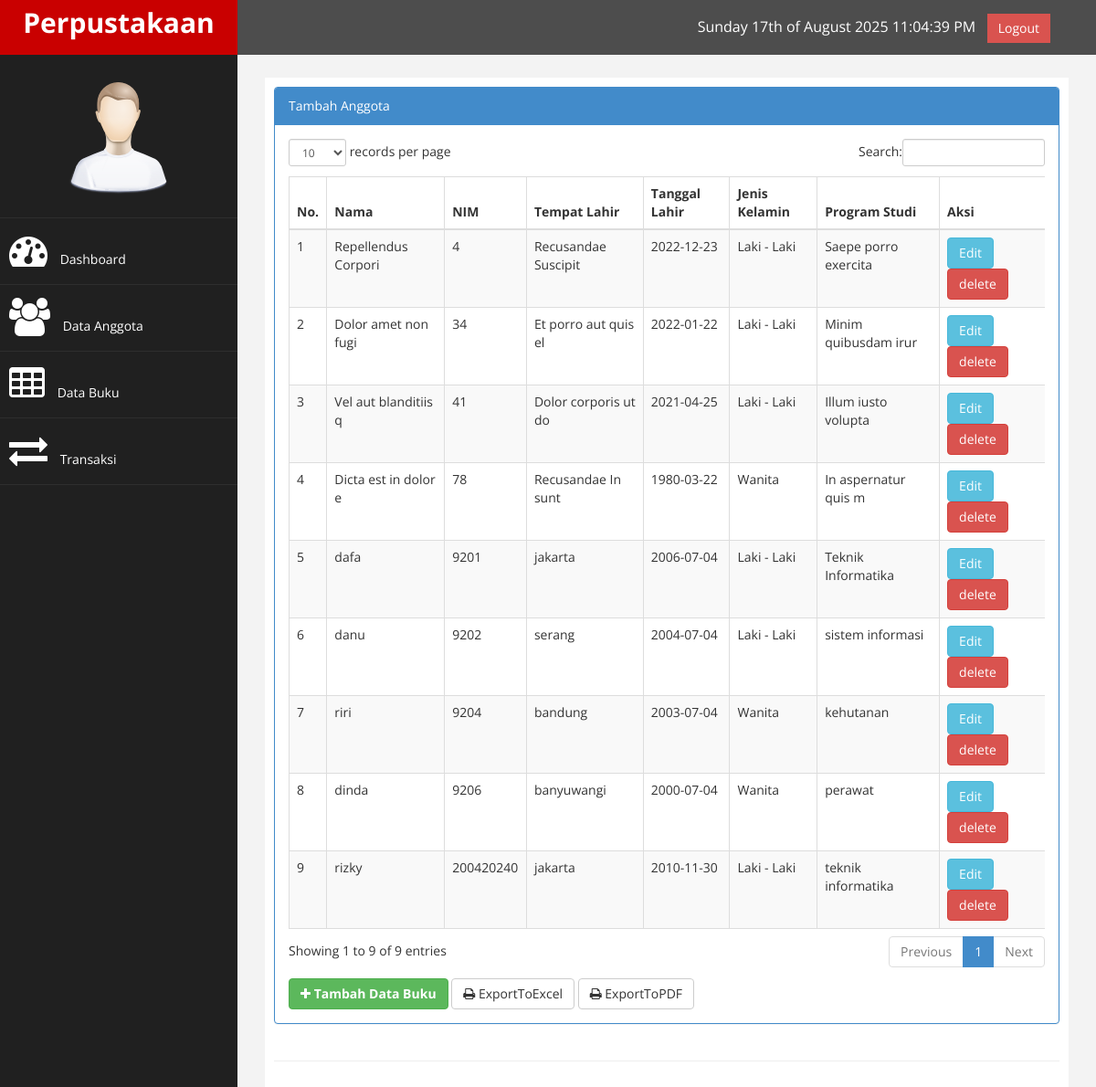
/index.php?page=anggota (signed in), run on the app's committed database.
### tables this page shows
CREATE TABLE `tb_anggota` (
  `nim` int(11) NOT NULL,
  `nama` varchar(250) NOT NULL,
  `tempat_lahir` varchar(100) NOT NULL,
  `tgl_lahir` date NOT NULL,
  `jk` enum('l','p') NOT NULL,
  `prodi` varchar(50) NOT NULL
);

### page/anggota/anggota.php (the view)
<div class="row">
                <div class="col-md-12">
                    <div class="panel panel-primary">
                        <div class="panel-heading">
                             Tambah Anggota
                        </div>
                        <div class="panel-body">
                            <div class="table-responsive">
                                <table class="table table-striped table-bordered table-hover" id="dataTables-example">
                                    <thead>
                                        <tr>
                                            <th>No.</th>
                                            <th>Nama</th>
                                            <th>NIM</th>
                                            <th>Tempat Lahir</th>
                                            <th>Tanggal Lahir</th>
                                            <th>Jenis Kelamin</th>
                                            <th>Program Studi</th>
                                            <th>Aksi</th>
                                        </tr>
                                    </thead>
                                    <tbody>
                                        <?php
                                            $sql = $conn->query("SELECT * FROM tb_anggota");
                                            $members = mysqli_fetch_all($sql, MYSQLI_ASSOC);
                                            $no = 1;
                                            ?>
                                            <?php foreach ($members as $member) :?>
                                                <?php $jk = ($member['jk'] == 'l') ? "Laki - Laki" : "Wanita";?>
                                                <tr>
                                                <td><?= $no++ ?></td>
                                                <td><?= $member['nama'];?></td>
                                                <td><?= $member['nim'];?></td>
                                                <td><?= $member['tempat_lahir'];?></td>
                                                <td><?= $member['tgl_lahir'];?></td>
                                                <td><?= $jk;?></td>
                                                <td><?= $member['prodi'];?></td>
                                                <td> <a class="btn btn-info" href="?page=anggota&aksi=edit&id=<?php echo $member['nim']; ?>">Edit</a> <a onclick="return confirm('anda yakin ingin menghapusnya?')" class="btn btn-danger" href="?page=anggota&aksi=hapus&id=<?php echo $member['nim']; ?>">delete</a></td>
                                            </tr>
                                            <?php endforeach;?>
                                    </tbody>
                                </table>
                                </div>
                                <a href="?page=anggota&aksi=tambah" class="btn btn-success" style="margin-top:5px; font-weight:bold"> <i class="fa fa-plus"></i> Tambah Data Buku</a>
                                <a href="./laporan/laporan_anggota_excel.php" target="blank" class="btn btn-default" style="margin-top:5px;"> <i class="fa fa-print"></i> ExportToExcel</a>
                                <a href="./laporan/laporan_anggota_pdf.php" target="blank" class="btn btn-default" style="margin-top:5px;"> <i class="fa fa-print"></i> ExportToPDF</a>
                                </div>
                            </div>
                        </div>
                    </div>

### index.php (shortened to what this page needs)
<?php
    try{
        $conn = new mysqli("localhost","root","","db_perpustakaan");
    }
    catch(Exception $e){
        echo $e->getMessage();
    }
    if($_SESSION['admin'] || $_SESSION['staff']){
?>
<!DOCTYPE html>
<html xmlns="http://www.w3.org/1999/xhtml">
<head>
    <link href="assets/css/bootstrap.css" rel="stylesheet" />
    <link href="assets/css/font-awesome.css" rel="stylesheet" />
    <link href="assets/css/custom.css" rel="stylesheet" />
   <link href="assets/js/dataTables/dataTables.bootstrap.css" rel="stylesheet" />
</head>
<body>
    <div id="wrapper">
        <nav class="navbar navbar-default navbar-cls-top " role="navigation" style="margin-bottom: 0">
            <div class="navbar-header">
                <a class="navbar-brand" href="index.html">Perpustakaan</a>
            </div>
  <div style="color: white;
padding: 15px 50px 5px 50px;
float: right;
font-size: 16px;"> <?php echo date("l jS \of F Y h:i:s A");?> &nbsp; <a href="logout.php" class="btn btn-danger square-btn-adjust">Logout</a> </div>
        </nav>
                <nav class="navbar-default navbar-side" role="navigation">
            <div class="sidebar-collapse">
                <ul class="nav" id="main-menu">
				<li class="text-center">
                    <img src="assets/img/find_user.png" class="user-image img-responsive"/>
					</li>
                    <li>
                        <a  href="index.php"><i class="fa fa-dashboard fa-3x"></i> Dashboard</a>
                    </li>
                    <li>
                        <a  href="?page=anggota"><i class="fa fa-users fa-3x"></i> Data Anggota</a>
                    </li>
                    <li>
                        <a  href="?page=buku"><i class="fa fa-table fa-3x"></i> Data Buku</a>
                    </li>
                    <li>
                        <a  href="?page=transaksi"><i class="fa fa-exchange fa-3x"></i> Transaksi</a>
                    </li>
                </ul>
            </div>
        </nav>
        <div id="page-wrapper" >
            <div id="page-inner">
                <div class="row">
                    <div class="col-md-12">
                    <?php
                        $page = $_GET["page"] ?? "";
                        $aksi = $_GET["aksi"] ?? "";
                        if($page == "buku"){
                            if($aksi == ""){
                                include "page/buku/buku.php";
                            }elseif($aksi == "tambah"){
                                include "page/buku/tambah.php";
                            }elseif($aksi == "edit"){
                                include "page/buku/edit.php";
                            }elseif($aksi == "hapus"){
                                include "page/buku/hapus.php";
                            }
                        }elseif ($page == "anggota"){
                            if($aksi == ""){
                                include "page/anggota/anggota.php";
                            }elseif($aksi == "tambah"){
                                include "page/anggota/tambah.php";
                            }elseif($aksi == "edit"){
                                include "page/anggota/edit.php";
                            }elseif($aksi == "hapus"){
                                include "page/anggota/hapus.php";
                            }
                        }elseif($page == ""){
                            include "home.php";
                        }
                    ?>
                    </div>
                </div>
                 <hr />
    </div>
            </div>
        </div>
</body>
</html>
<?php
        }else{
            header("location: login.php");
        }
?>

### assets/css/custom.css (style rules this page uses)
body { font-family: 'Open Sans', sans-serif; }
#wrapper { width: 100%; background:#202020; }
#page-wrapper { padding: 15px 15px; min-height: 600px; background:#F3F3F3; }
#page-inner { width:100%; margin:10px 20px 10px 0px; background-color:#fff!important; padding:10px; min-height:1200px; }
.text-center { text-align:center; }
.square-btn-adjust { border: 0px solid transparent; -webkit-border-radius: 0px; -moz-border-radius: 0px; border-radius: 0px; }
.user-image { margin: 25px auto; -webkit-border-radius: 10px; -moz-border-radius: 10px; border-radius: 10px; max-height:170px; max-width:170px; }
.navbar-cls-top .navbar-brand { color: #fff; background: #C90000; width: 260px; text-align: center; height: 60px; font-size: 30px; font-weight: 700; }
.sidebar-collapse , .sidebar-collapse .nav { background:none; }
.sidebar-collapse .nav { padding:0; }
.sidebar-collapse .nav > li > a { color:#fff; background:#202020; text-shadow:none; }
.sidebar-collapse > .nav > li > a { padding:15px 10px; }
.sidebar-collapse > .nav > li { border-bottom: 1px solid rgba(107, 108, 109, 0.19); }
.navbar-side { border:none; background-color: #202020; }
.navbar-cls-top { background:#4D4D4D; border-bottom:none; }
.navbar-default { border:0px solid black; }
.navbar-header { background: #A70303; }
.nav > li > a > i { margin-right:10px; }
@media (min-width:768px) { #page-wrapper { margin: 0 0 0 260px; padding: 15px 30px; min-height: 1200px; } }
@media (min-width:768px) { .navbar-side { z-index: 1; position: absolute; width: 260px; } }
@media (min-width:768px) { .navbar { border-radius: 0px; } }

### data on the page
tb_anggota: nama "Repellendus Corpori", nim "4", tempat_lahir "Recusandae Suscipit", tgl_lahir "2022-12-23", jk "Laki - Laki", prodi "Saepe porro exercita"
tb_anggota: nama "Dolor amet non fugi", nim "34", tempat_lahir "Et porro aut quis el", tgl_lahir "2022-01-22", jk "Laki - Laki", prodi "Minim quibusdam irur"
tb_anggota: nama "Vel aut blanditiis q", nim "41", tempat_lahir "Dolor corporis ut do", tgl_lahir "2021-04-25", jk "Laki - Laki", prodi "Illum iusto volupta"
tb_anggota: nama "Dicta est in dolor e", nim "78", tempat_lahir "Recusandae In sunt", tgl_lahir "1980-03-22", jk "Wanita", prodi "In aspernatur quis m"
tb_anggota: nama "dafa", nim "9201", tempat_lahir "jakarta", tgl_lahir "2006-07-04", jk "Laki - Laki", prodi "Teknik Informatika"
tb_anggota: nama "danu", nim "9202", tempat_lahir "serang", tgl_lahir "2004-07-04", jk "Laki - Laki", prodi "sistem informasi"
tb_anggota: nama "riri", nim "9204", tempat_lahir "bandung", tgl_lahir "2003-07-04", jk "Wanita", prodi "kehutanan"
tb_anggota: nama "dinda", nim "9206", tempat_lahir "banyuwangi", tgl_lahir "2000-07-04", jk "Wanita", prodi "perawat"
tb_anggota: nama "rizky", nim "200420240", tempat_lahir "jakarta", tgl_lahir "2010-11-30", jk "Laki - Laki", prodi "teknik informatika"
